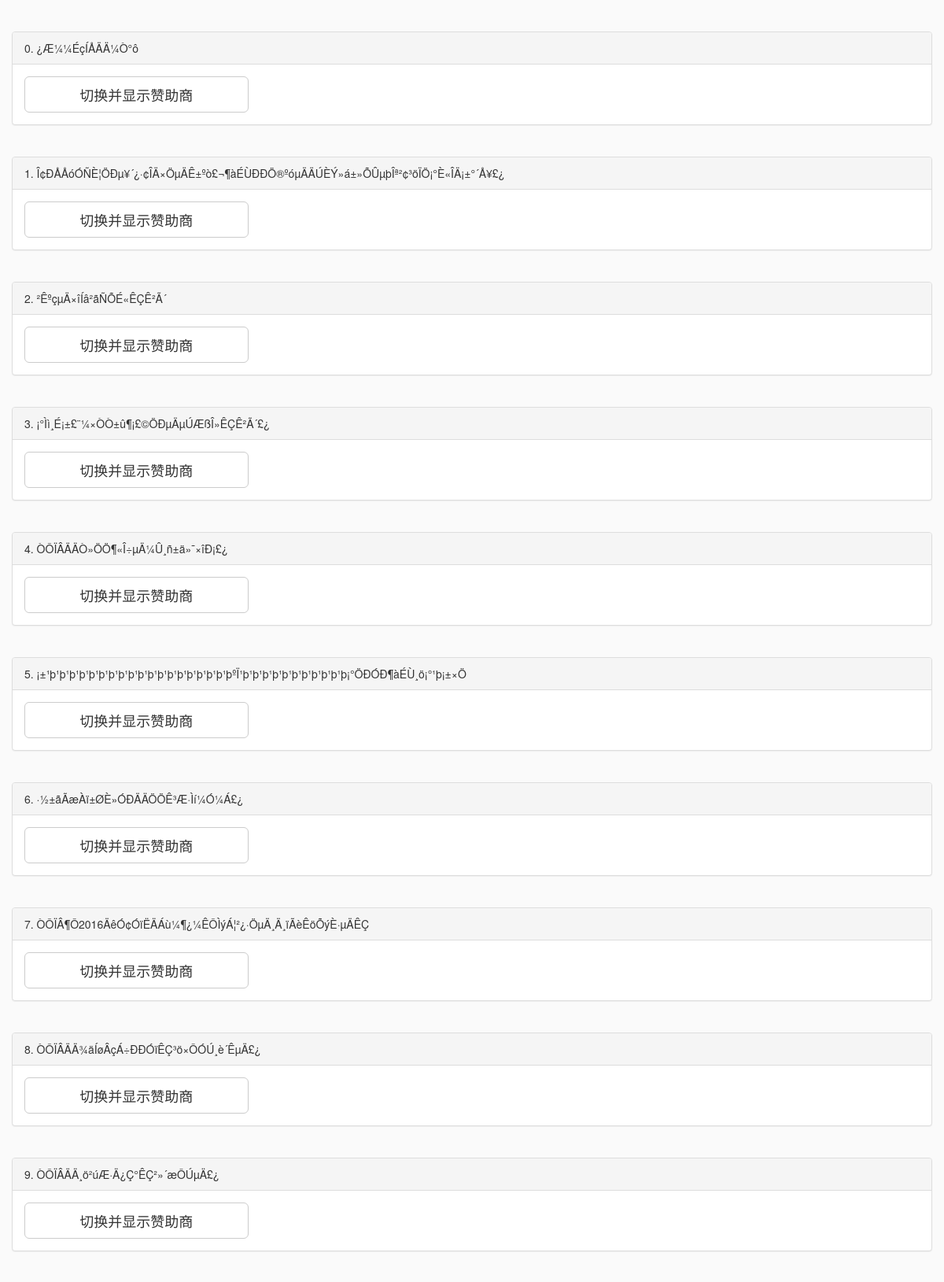
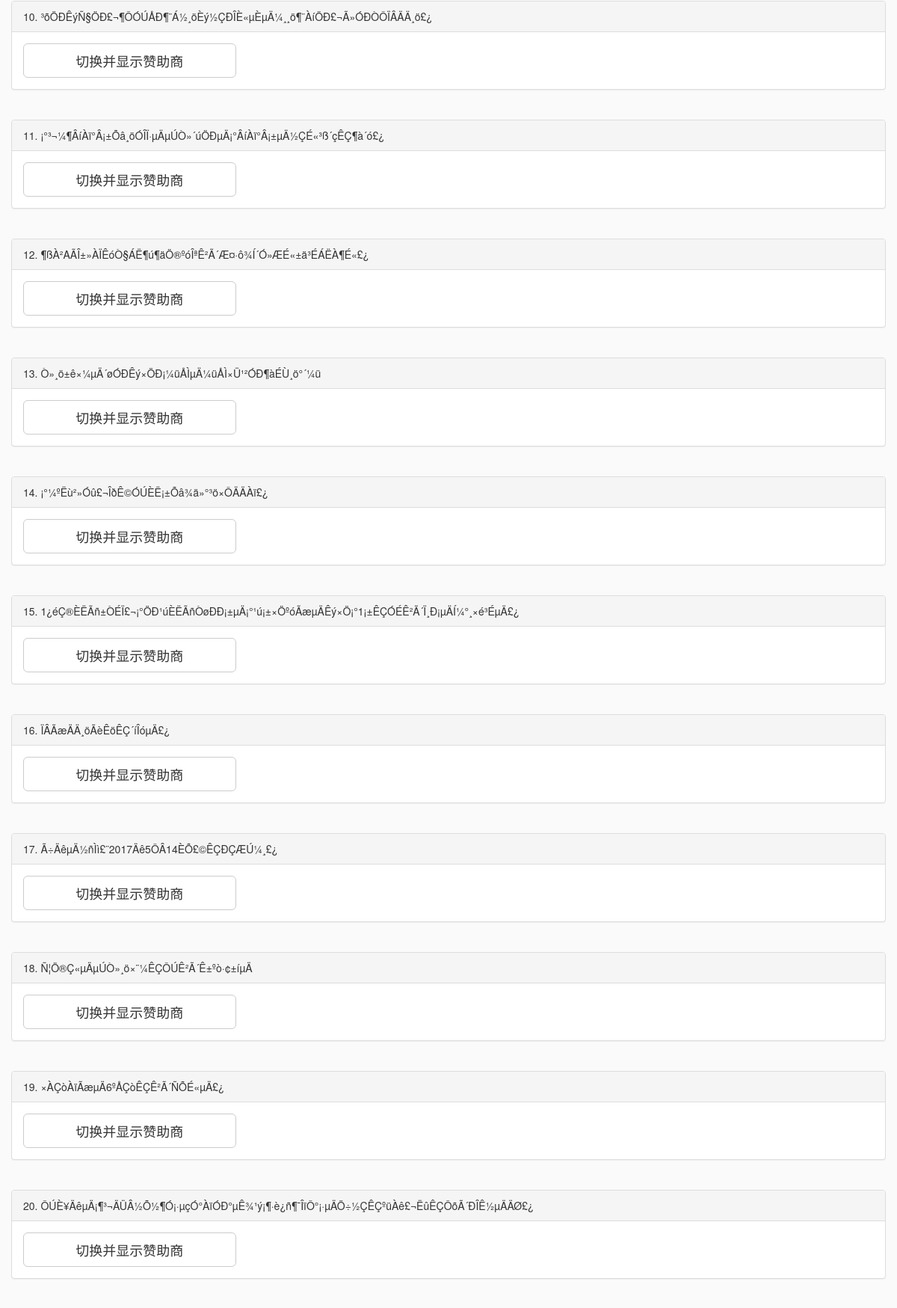
/page/activity/CAQ_admin.php (upper part), run on the app's committed database (2 pictures, top to bottom).
### tables this page shows
CREATE TABLE `question` (
  `id` int(11) NOT NULL AUTO_INCREMENT,
  `question` text NOT NULL,
  `a` text,
  `b` text,
  `c` text,
  `d` text,
  `randomtrue` char(1) DEFAULT NULL,
  `peoplelimit` int(11) NOT NULL,
  `addscore` int(11) NOT NULL,
  `minusscore` int(11) NOT NULL,
  `sort` int(11) NOT NULL,
  `extension` int(11) NOT NULL DEFAULT '0',
  `availabletime` int(11) NOT NULL,
  PRIMARY KEY (`id`)
);

### plugin/php/sqlhelper.php (called while the page is built, shortened)
<?php
class sqlhelper{
	public function mysql($sql){
		$rerere = mysql_query($sql);
		return $rerere;
	}
}
?>

### page/activity/CAQ_admin.php (the view, shortened to what this page needs)
<?php
require_once(ROOT_PATH.PLUG_PATH.'/php/sqlhelper.php');
?>
<!DOCTYPE html>
<html>
<head>
    <link rel="stylesheet/less" href="<?php echo constant("CSS_PATH")?>caq.less">
    <link rel="stylesheet" href="//maxcdn.bootstrapcdn.com/font-awesome/4.3.0/css/font-awesome.min.css">
    <?php echo constant( 'JQuery_DEFINE');echo constant( 'BOOTSTRAP_DEFINE');?>
</head>
<body id="maincontainer" style="background-color:#fafafa">
    <div class="col-md-12 col-sm-12 col-xs-12 div_mainblock">
        <br>
        <br>
        <?php
            $nc = new sqlhelper();
            $result = $nc ->mysql("select * from question order by sort");
            while($row = mysql_fetch_array($result)){
        ?>
        <div class="panel panel-default">
            <div class="panel-heading">
                <span id="questionsort-<?php echo $row['sort'];?>"><?php echo $row['sort'].".";?></span>
                <span id="question-<?php echo $row['sort'];?>"><?php echo $row['question'];?></span>
            </div>
          <div class="panel-body">
            <button sign-data="showsponsorbtn" class="col-md-3 col-sm-12 col-xs-12 btn btn-default btn-lg" onclick="showsponsor(<?php echo $row['id'];?>)">切换并显示赞助商</button>
          </div>
        </div>
        <br style="clear:both">
        <?php
            }
        ?>
        <br style="clear:both">
        <br style="clear:both">
        <br style="clear:both">
        <br style="clear:both">
        <br style="clear:both">
        <br style="clear:both">
        <br style="clear:both">
    </div>
</body>
</html>

### data on the page
question: sort "0", question "¿Æ¼¼ÉçÍÅÄÄ¼Ò°ô"
question: sort "1", question "Î¢ÐÅÅóÓÑÈ¦ÖÐµ¥´¿·¢ÎÄ×ÖµÄÊ±ºò£¬¶àÉÙÐÐÖ®ºóµÄÄÚÈÝ»á±»ÕÛµþÎª²¢³öÏÖ¡°È«ÎÄ¡±°´Å¥£¿"
question: sort "2", question "²ÊºçµÄ×îÍâ²ãÑÕÉ«ÊÇÊ²Ã´"
question: sort "3", question "¡°Ìì¸É¡±£¨¼×ÒÒ±û¶¡£©ÖÐµÄµÚÆßÎ»ÊÇÊ²Ã´£¿"
question: sort "4", question "ÒÔÏÂÄÄÒ»ÖÖ¶«Î÷µÄ¼Û¸ñ±ä»¯×îÐ¡£¿"
question: sort "5", question "¡±¹þ¹þ¹þ¹þ¹þ¹þ¹þ¹þ¹þ¹þ¹þ¹þ¹þ¹þ¹þ¹þ¹þ¹þ¹þºÏ¹þ¹þ¹þ¹þ¹þ¹þ¹þ¹þ¹þ¹þ¹þ¡°ÖÐÓÐ¶àÉÙ¸ö¡°¹þ¡±×Ö"
question: sort "6", question "·½±ãÃæÀï±ØÈ»ÓÐÄÄÖÖÊ³Æ·Ìí¼Ó¼Á£¿"
question: sort "7", question "ÒÔÏÂ¶Ô2016ÄêÓ¢ÓïËÄÁù¼¶¿¼ÊÔÌýÁ¦²¿·ÖµÄ¸Ä¸ïÃèÊöÕýÈ·µÄÊÇ"
question: sort "8", question "ÒÔÏÂÄÄ¾äÍøÂçÁ÷ÐÐÓïÊÇ³ö×ÔÓÚ¸è´ÊµÄ£¿"
question: sort "9", question "ÒÔÏÂÄÄ¸ö²úÆ·Ä¿Ç°ÊÇ²»´æÔÚµÄ£¿"
question: sort "10", question "³õÖÐÊýÑ§ÖÐ£¬¶ÔÓÚÅÐ¶¨Á½¸öÈý½ÇÐÎÈ«µÈµÄ¼¸¸ö¶¨ÀíÖÐ£¬Ã»ÓÐÒÔÏÂÄÄ¸ö£¿"
question: sort "11", question "¡°³¬¼¶ÂíÀï°Â¡±Õâ¸öÓÎÏ·µÄµÚÒ»´úÖÐµÄ¡°ÂíÀï°Â¡±µÄ½ÇÉ«³ß´çÊÇ¶à´ó£¿"
question: sort "12", question "¶ßÀ²AÃÎ±»ÀÏÊóÒ§ÁË¶ú¶äÖ®ºóÎªÊ²Ã´Æ¤·ô¾Í´Ó»ÆÉ«±ä³ÉÁËÀ¶É«£¿"
question: sort "13", question "Ò»¸ö±ê×¼µÄ´øÓÐÊý×ÖÐ¡¼üÅÌµÄ¼üÅÌ×Ü¹²ÓÐ¶àÉÙ¸ö°´¼ü"
question: sort "14", question "¡°¼ºËù²»Óû£¬ÎðÊ©ÓÚÈË¡±Õâ¾ä»°³ö×ÔÄÄÀï£¿"
question: sort "15", question "1¿éÇ®ÈËÃñ±ÒÉÏ£¬¡°ÖÐ¹úÈËÃñÒøÐÐ¡±µÄ¡°¹ú¡±×ÖºóÃæµÄÊý×Ö¡°1¡±ÊÇÓÉÊ²Ã´Ï¸Ð¡µÄÍ¼°¸×é³ÉµÄ£¿"
question: sort "16", question "ÏÂÃæÄÄ¸öÃèÊöÊÇ´íÎóµÄ£¿"
question: sort "17", question "Ã÷ÄêµÄ½ñÌì£¨2017Äê5ÔÂ14ÈÕ£©ÊÇÐÇÆÚ¼¸£¿"
question: sort "18", question "Ñ¦Ö®Ç«µÄµÚÒ»¸ö×¨¼­ÊÇÔÚÊ²Ã´Ê±ºò·¢±íµÄ"
question: sort "19", question "×ÀÇòÀïÃæµÄ6ºÅÇòÊÇÊ²Ã´ÑÕÉ«µÄ£¿"
question: sort "20", question "ÔÚÈ¥ÄêµÄ¡¶³¬ÄÜÂ½Õ½¶Ó¡·µçÓ°ÀïÓÐ°µÊ¾¹ý¡¶·è¿ñ¶¯ÎïÔ°¡·µÄÖ÷½ÇÊÇºüÀê£¬ËûÊÇÔõÃ´ÐÎÊ½µÄÄØ£¿"
